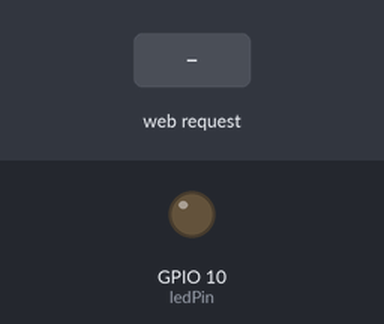
Bench run of a sketch on a simulated ESP32-S3. Shown: output pins drawn as LEDs (lit = HIGH). The test bench sets the inputs (shaded band). WiFi joins after 1.5 s; servers stay silent unless stated; storage starts empty; what the sketch prints to the serial monitor is not drawn.

Above: at 3.2 s.
3.3 s: HTTP request GET /off received
At 3.6 s:
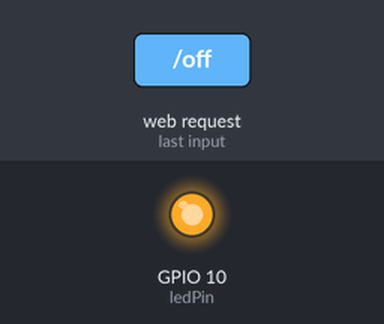
4.8 s: HTTP request GET /on received
At 6.0 s:
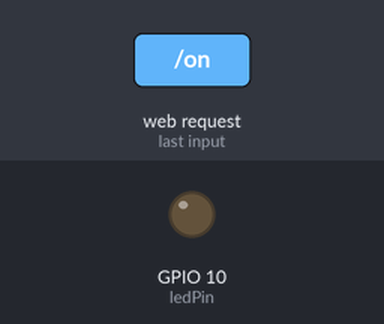
Timing chart, 0 to 7.8 s (numbered marks = the images above; inputs shaded):
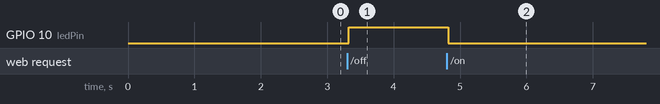

Measured:
- after the input at 3.3 s, GPIO 10 (ledPin): LOW → HIGH at once
- after the input at 4.8 s, GPIO 10 (ledPin): HIGH → LOW at once

The sketch:

M5StickC_LED_SPIFFS_Server.ino
```cpp
// Import required libraries
#include "WiFi.h"
#include "ESPAsyncWebServer.h"
#include "SPIFFS.h"

// Replace with your network credentials
const char* ssid = "put_your_wifi_ssid_here";
const char* password = "put_your_wifi_password_here";

// Set LED GPIO
const int ledPin = GPIO_NUM_10;
// Stores LED state
String ledState;

// Create AsyncWebServer object on port 80
AsyncWebServer server(80);

// Replace placeholder with LED state value
String processor(const String& var){
  Serial.println(var);
  if(var == "STATE"){
    if(digitalRead(ledPin)){
      ledState = "OFF";
    }
    else{
      ledState = "ON";
    }
    Serial.print(ledState);
    return ledState;
  }
  return String();
}

void setup(){
  // Serial port for debugging purposes
  Serial.begin(115200);
  pinMode(ledPin, OUTPUT);

  // Initialize SPIFFS
  if(!SPIFFS.begin(true)){
    Serial.println("An Error has occurred while mounting SPIFFS");
    return;
  }

  // Connect to Wi-Fi
  WiFi.begin(ssid, password);
  while (WiFi.status() != WL_CONNECTED) {
    delay(1000);
    Serial.println("Connecting to WiFi..");
  }

  // Print ESP32 Local IP Address
  Serial.println(WiFi.localIP());

  // Route for root / web page
  server.on("/", HTTP_GET, [](AsyncWebServerRequest *request){
    request->send(SPIFFS, "/index.html", String(), false, processor);
  });

  // Route to set GPIO to HIGH
  server.on("/on", HTTP_GET, [](AsyncWebServerRequest *request){
    digitalWrite(ledPin, LOW);
    request->send(SPIFFS, "/index.html", String(), false, processor);
  });

  // Route to set GPIO to LOW
  server.on("/off", HTTP_GET, [](AsyncWebServerRequest *request){
    digitalWrite(ledPin, HIGH);
    request->send(SPIFFS, "/index.html", String(), false, processor);
  });

  // Start server
  server.begin();
}

void loop(){

}
```
